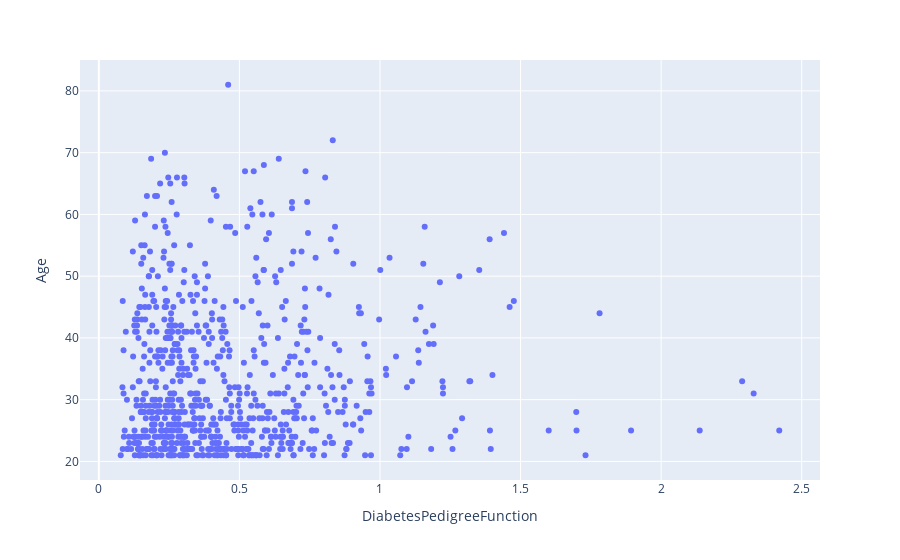

Notebook code for this chart:
### Markdown cell above
## Scatter Plot on DiabetesPedigreeFunction and Age

### Code cell
px.scatter(data,x="DiabetesPedigreeFunction",y="Age")

### Figure 1 — Plotly figure (JSON) as saved in the notebook; plotly's stock layout.template omitted (floating-point values rounded to 4 significant figures; data arrays with more than 128 entries replaced by an {"elided": "..."} marker saying what was removed)
{"data": [{"hovertemplate": "DiabetesPedigreeFunction=%{x}<br>Age=%{y}<extra></extra>", "legendgroup": "", "marker": {"color": "#636efa", "symbol": "circle"}, "mode": "markers", "name": "", "orientation": "v", "showlegend": false, "type": "scatter", "x": {"elided": "768 float values"}, "xaxis": "x", "y": {"elided": "768 int values"}, "yaxis": "y"}], "layout": {"legend": {"tracegroupgap": 0}, "margin": {"t": 60}, "xaxis": {"anchor": "y", "domain": [0, 1], "title": {"text": "DiabetesPedigreeFunction"}}, "yaxis": {"anchor": "x", "domain": [0, 1], "title": {"text": "Age"}}}}
